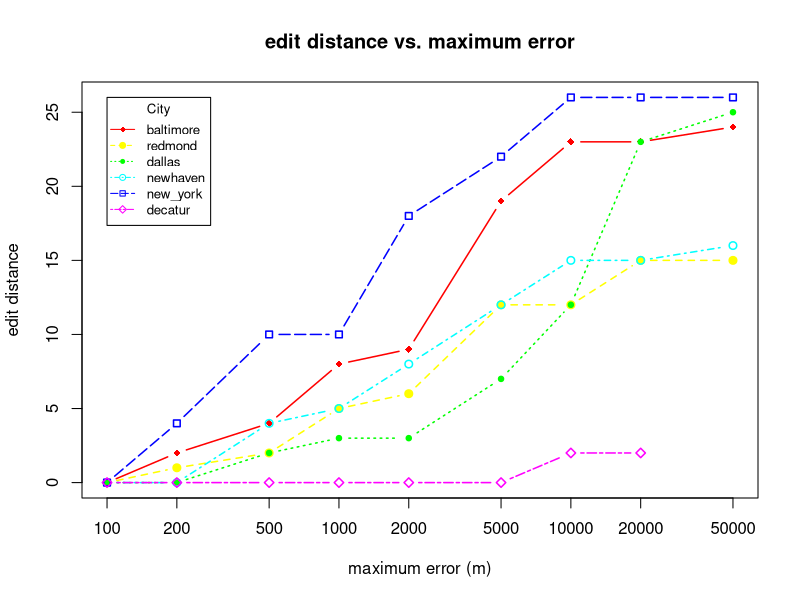

Generate this figure with R:
# Create Line Chart

jpeg("./../restaurant_finder/medians_across_city_40.jpg")

# convert factor to numeric for convenience 
Medians <- read.csv("./../restaurant_finder/medians_across_city_40.csv")
nlocations <- length(unique(Medians$location))
locations <- unique(Medians$location)

# get the range for the x and y axis 
xrange <- range(Medians$skew)
yrange <- range(Medians$distortion)

# set up the plot 
plot(xrange, yrange, type="n", xlab="maximum error (m)", log="x",
  	      ylab="edit distance") 
colors <- rainbow(nlocations)
linetype <- c(1:nlocations) 
plotchar <- seq(18,18+nlocations,1)

# add lines 
for (i in 1:nlocations) { 
  city <- subset(Medians, location==locations[i])
  lines(sort(city$skew), sort(city$distortion), type="b", lwd=1.5,
    lty=linetype[i], col=colors[i], pch=plotchar[i])
} 

# add a title and subtitle 
title("edit distance vs. maximum error")

# add a legend 
legend(xrange[1], yrange[2], locations, cex=0.8, col=colors,
  		   pch=plotchar, lty=linetype, title="City")

dev.off()
